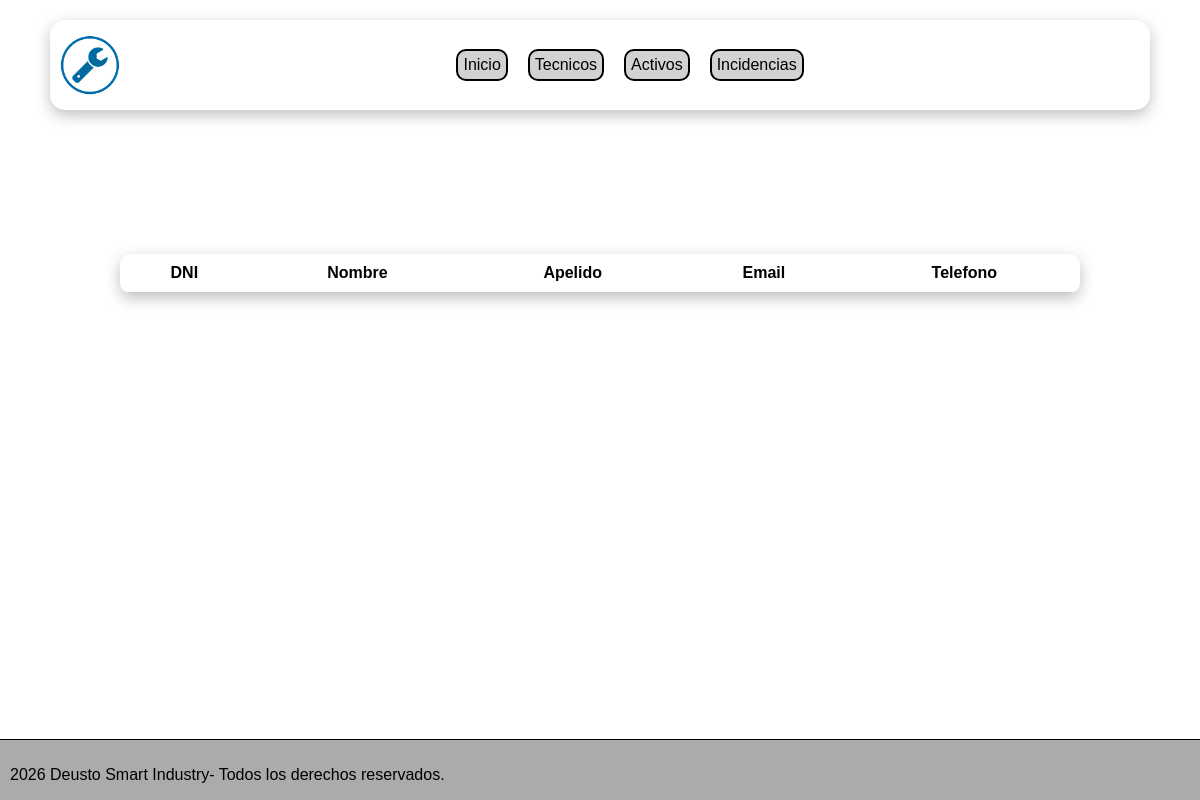
Before: /Tecnico/ with the older database file.
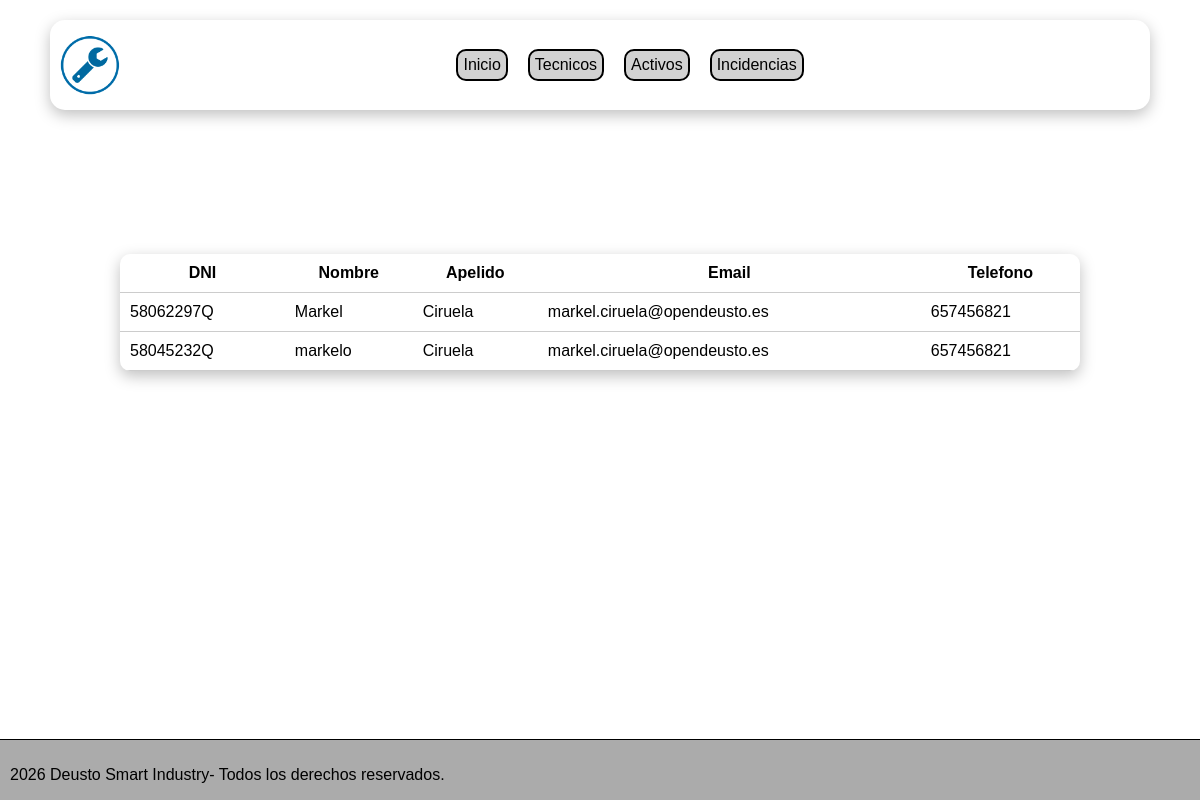
After: the same page with the newer database file.
### Tecnico/models.py (models this page shows, shortened)
class Trabajador (models.Model):
    DNI = models.CharField(max_length=9)
    Nombre = models.CharField(max_length=30)
    Apellido = models.CharField(max_length=40)
    Email = models.EmailField()
    Telefono = models.CharField(max_length=15)

### Tecnico/views.py (the view)
# urls.py: path('',views.CargarTabla)
def CargarTabla(request):
    tecnicos = Trabajador.objects.all()
    return render(request, 'Tecnico/Tabla.html', {'lista': tecnicos})

### Tecnico/Templates/Tecnico/Tabla.html (shortened to what this page needs)
{% extends "HTML/base.html" %}
{% block content %}
<table>
    <tr>
        <th>DNI</th>
        <th>Nombre</th>
        <th>Apelido</th>
        <th>Email</th>
        <th>Telefono</th>
    </tr>
    {% for Trabajador in lista %}
    <tr>
        <td>{{ Trabajador.DNI }}</td>
        <td>{{ Trabajador.Nombre }}</td>
        <td>{{ Trabajador.Apellido }}</td>
        <td>{{ Trabajador.Email }}</td>
        <td>{{ Trabajador.Telefono }}</td>
    </tr>
    {% endfor %}
</table>
{% endblock %}

### templates/HTML/base.html (shortened to what this page needs)
<!DOCTYPE html>
<head>
    {% load static %}
    <link rel="stylesheet" href="{% static 'css/style.css' %}">
</head>
<body>
    <header>
        <img src="{% static 'imagenes/logo.png' %}">
        <nav>
            <a href="">Inicio</a>
            <a href="">Tecnicos</a>
            <a href="">Activos</a>
            <a href="">Incidencias</a>
        </nav>
    </header>
    <main>
        {% block content %}
        {% endblock %}
    </main>
    <footer>
        <p>2026 Deusto Smart Industry- Todos los derechos reservados.</p>
    </footer>
</body>

### static/css/style.css (style rules this page uses)
header { margin: 20px 50px 0px 50px; border-radius: 15px; box-shadow: 0px 5px 15px 0px rgba(0, 0, 0, 0.25); padding: 15px 10px; display: flex; flex-direction: row; justify-content: space-between; }
header nav { margin: 0 auto; display: flex; flex-direction: row; align-items: center; flex-wrap: wrap; gap: 20px; }
nav a { text-decoration: none; color: black; border: 2px solid black; border-radius: 10px; background-color: rgb(210, 210, 210); padding: 5px; }
body { font-family: Arial, Helvetica, sans-serif; font-size: medium; margin: 0px; display: flex; height: 100vh; flex-direction: column; }
header img { height: 60px; }
footer { margin-top: auto; padding-top: 10px; padding-left: 10px; border-top: 1px solid black; background-color: rgb(171, 171, 171); }
table { background-color:white; box-shadow: 0px 5px 15px rgba(0, 0, 0, 0.25); border-radius: 10px; width: 80%; margin-bottom: 5%; border-collapse: separate; border-spacing: 0; overflow: hidden; }
th, td { padding: 10px; border-bottom: 1px solid #ccc; }
main { margin-top: 12%; display: flex; justify-content: center; align-items: center; }

Changed rows visible on the page:
added Trabajador: DNI "58062297Q", Nombre "Markel", Apellido "Ciruela", Email "markel.ciruela@opendeusto.es", Telefono "657456821"
added Trabajador: DNI "58045232Q", Nombre "markelo", Apellido "Ciruela", Email "markel.ciruela@opendeusto.es", Telefono "657456821"
